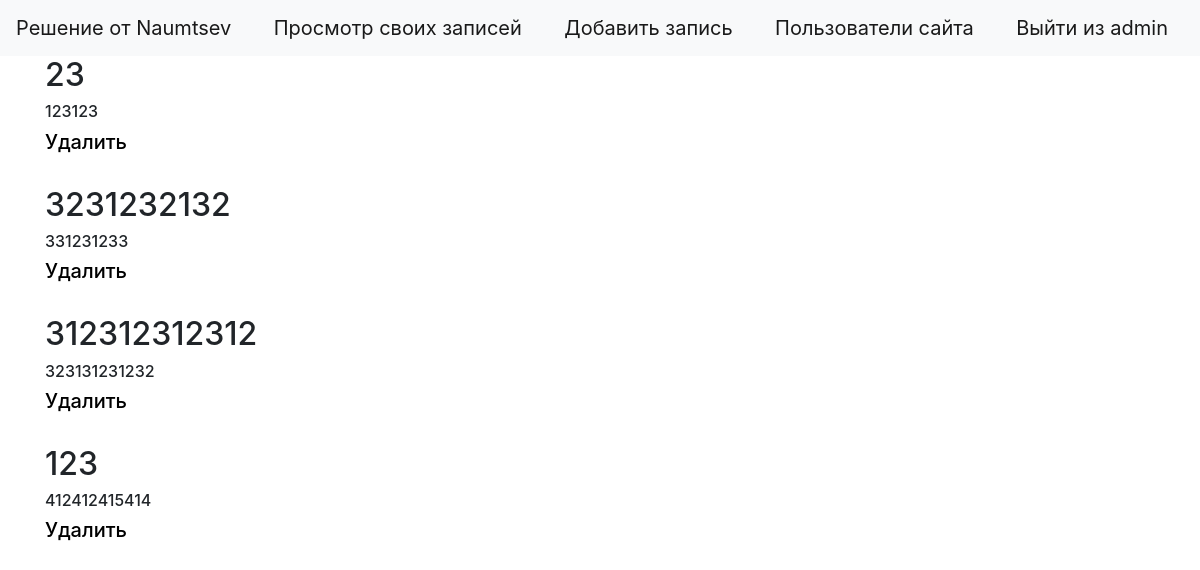
The page / (signed in) on the database its author committed.
### tables this page shows
CREATE TABLE news 
                            (id INTEGER PRIMARY KEY AUTOINCREMENT, 
                             user_name VARCHAR(50),
                             title VARCHAR(128),
                             content VARCHAR(1200),
                             date INTEGER
                             );

### solution.py (the view)
@app.route('/', methods=['POST', 'GET'])
def index():
    if 'username' not in session:
        return redirect('/login')
    user_news = news.get_all(user_name=session['username'])
    if session['username'] in ADMINS:
        return render_template('index.html', news=user_news, sz=len(user_news), ADMINS=ADMINS, username=session['username'])
    return render_template('index.html', news=user_news, sz=len(user_news),ADMINS=ADMINS, username=session['username'])

### database.py (called while the page is built)
    def get_all(self, user_name=None):
        cursor = self.connection.cursor()
        if user_name != None:
            cursor.execute('SELECT * FROM news WHERE user_name = "{}"'.format(user_name))
        else:
            cursor.execute("SELECT * FROM news")
        rows = cursor.fetchall()
        return rows

### templates/index.html (shortened to what this page needs)
{% extends "base.html" %}
{% block content %}
    {% for id, user_name, title, content, date in news%}
        <div>
            <div>
                <h2> {{title}} </h2>
            </div>
             <div>
                <h6> {{content}} </h6>
            </div>
            <a href="/del/{{id}}">
               <h5 style="color:black"> Удалить</h5>
                </a>
            <br/>
        </div>
    {% endfor %}
{% endblock %}

### rows shown on the page
news: title "23", content "123123"
news: title "3231232132", content "331231233"
news: title "312312312312", content "323131231232"
news: title "123", content "412412415414"

### other values the page prints
{{ session['username'] }} "admin"
